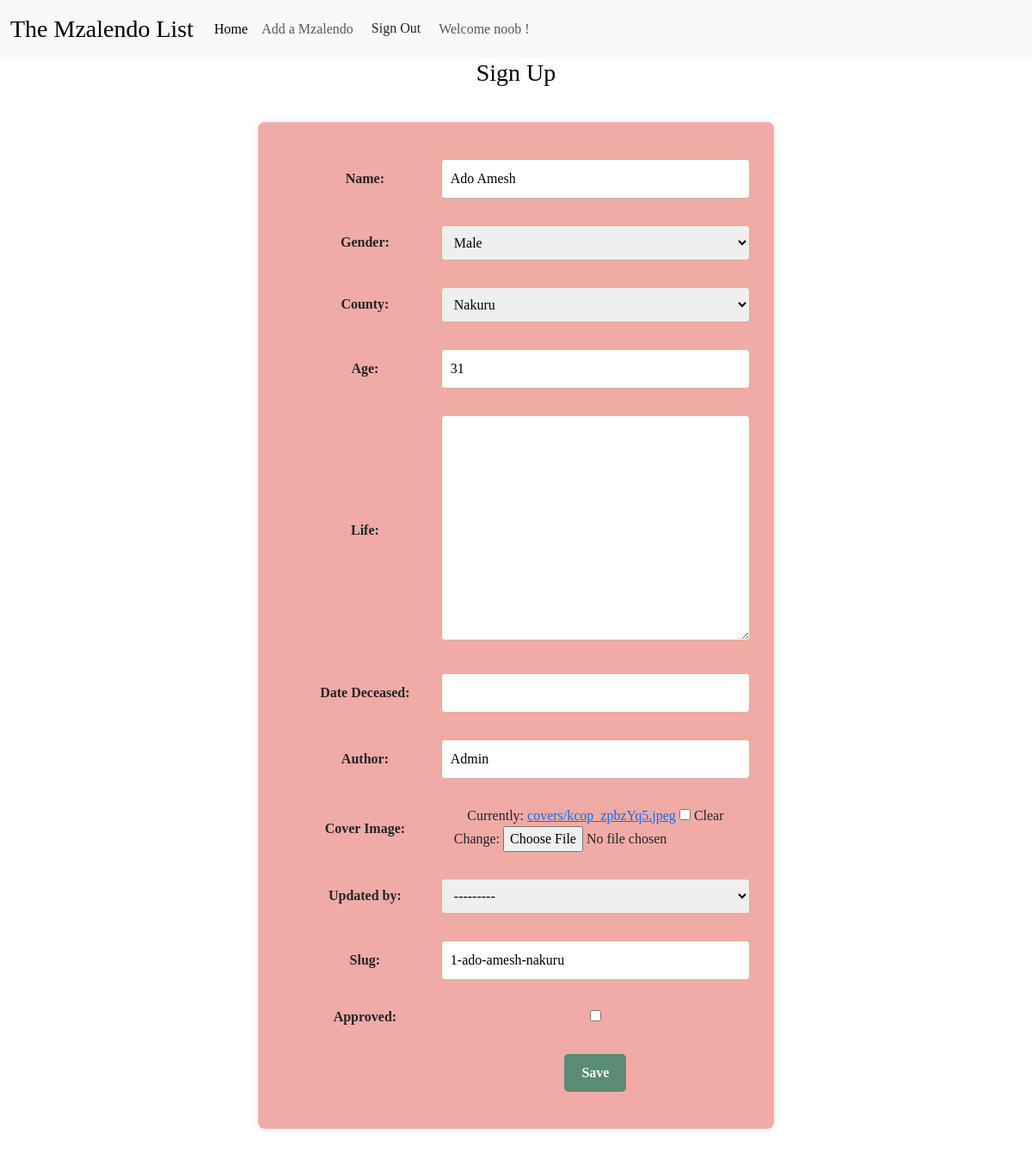
/mzalendo/13/edit (signed in), run on the app's committed database.
### home/models.py (models this page shows, shortened)
class Mzalendo(models.Model):
    name = models.CharField(max_length=200)
    gender = models.CharField(max_length=50, choices=SEX, blank=True, null=True)
    county = models.CharField(max_length=150, choices=COUNTIES, blank=True, null=True)
    age = models.IntegerField(blank=True, null=True)
    life = models.TextField(blank=True, null=True)
    dod = models.DateField('Date Deceased', blank=True, null=True)
    author = models.CharField(max_length=255)
    cover = models.ImageField(upload_to="covers/", blank=True, verbose_name="Cover Image")
    image_thumbnail = ImageSpecField(source='cover',
                                      processors=[ResizeToFill(150, 150)],
                                      format='JPEG',
                                      options={'quality': 60})
    date_created = models.DateTimeField(auto_now_add=True, editable=False)
    updated_by = models.ForeignKey(
        User, on_delete=models.CASCADE, related_name="mzalendo_updatedby", null=True, blank=True
    )
    hit_count_generic = GenericRelation(
                HitCount,
                object_id_field='object_pk',
                related_query_name='hit_count_generic_relation'
                )
    objects = CustomMzalendoManager()
    def generate_slug(instance):
        return f"{instance.age}-{instance.name}-{instance.county}"
    slug = AutoSlugField(unique=True, always_update=False, populate_from=generate_slug)
    updated_at = models.DateTimeField(auto_now=True, editable=False)
    approved = models.BooleanField(default=False)
    class Meta:
        ordering = ['-date_created']

### home/views.py (the view)
@method_decorator([login_required], name='dispatch')
class MzalendoEdit(UpdateView):
    model = Mzalendo
    fields = '__all__'
    template_name = 'partials/edit.html'
    success_url = reverse_lazy("mzalendo:mzalendo_list")

### home/models.py (called while the page is built)
    def get_queryset(self):
        return super().get_queryset().order_by('-date_created')

### home/templates/partials/edit.html (shortened to what this page needs)
{% extends "../base.html" %}
{% block content %}
    {% include "../navbar.html" %}
    <h3 style="text-align: center;color: #000">Sign Up</h3>
    <div class="container text-center">
        <div class="row align-items-start">
            <div class="row">
                <div class="create-form">
                    <form action="{% url 'mzalendo:mzalendo_edit' mzalendo.pk %}" method="post">
                        <table>
                            {{ form.as_table }}
                        <tr>
                            <td></td>
                            <td>
                                <button type="submit" class="btn button-primary">Save</button>
                            </td>
                        </tr>
                    </table>
                    </form>
                </div>
            </div>
    </div>
    </div>
{% endblock %}

### home/templates/navbar.html (shortened to what this page needs)
<nav class="navbar navbar-expand-lg bg-body-tertiary mx-auto">
    <div class="container-fluid">
      <a class="navbar-brand logo fs-3" href="#">The Mzalendo List</a>
      <div class="collapse navbar-collapse" id="navbarNavDropdown">
        <ul class="navbar-nav">
        {% if request.user.is_authenticated %}
            <li class="nav-item">
                <a class="nav-link active" aria-current="page" href="{% url 'mzalendo:mzalendo_list' %}">Home</a>
            </li>
            <li class="nav-item">
                <a class="nav-link" href="{% url 'mzalendo:mzalendo_create' %}">Add a Mzalendo</a>
            </li>
            <li class="nav-item">
                <a class="btn button-primary" href="{% url 'mzalendo:logout' %}">Sign Out</a>
            </li>
            <li class="nav-item ml-auto">
                <a class="nav-link">Welcome {{ request.user }} !</a>
            </li>
        {% endif %}
        </ul>
      </div>
    </div>
  </nav>

### home/static/css/main.css (style rules this page uses)
* { margin: 0; padding: 0; box-sizing: border-box; font-family: "Georgia", Georgia Bold; }
.container { max-width: 600px; margin: 40px auto; padding: 20px; background-color: #f0aba6; border-radius: 8px; box-shadow: 0 0 10px rgba(0,0,0,0.1); }
.create-form { width: 100%; }
.create-form form { display: flex; flex-direction: column; }
.create-form table { width: 100%; border-collapse: separate; border-spacing: 0 15px; }
.create-form td { padding: 8px; vertical-align: top; }
.create-form td:first-child { width: 30%; text-align: right; font-weight: bold; color: #495057; }
.create-form input[type="text"], .create-form input[type="number"], .create-form input[type="email"], .create-form input[type="password"], .create-form select, .create-form textarea { width: 100%; padding: 10px; border: 1px solid #d3b491; border-radius: 4px; font-size: 16px; }
.create-form input[type="file"] { border: none; }
.login-form button, .create-form button { background-color: #5a8b74; color: white; border: none; font-weight: 700; padding: 10px 20px; border-radius: 5px; cursor: pointer; font-size: 16px; transition: background-color 0.3s ease; }

### data on the page
Mzalendo: name "Ado Amesh", gender "Male", county "Nakuru", age "31", author "Admin", updated_by "---------", slug "1-ado-amesh-nakuru"

### other printed values
{{ request.user }} "noob"
